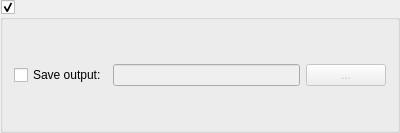
<?xml version="1.0" encoding="UTF-8"?>
<ui version="4.0">
 <class>Mono</class>
 <widget class="QGroupBox" name="Mono">
  <property name="geometry">
   <rect>
    <x>0</x>
    <y>0</y>
    <width>400</width>
    <height>133</height>
   </rect>
  </property>
  <property name="sizePolicy">
   <sizepolicy hsizetype="Minimum" vsizetype="Minimum">
    <horstretch>0</horstretch>
    <verstretch>0</verstretch>
   </sizepolicy>
  </property>
  <property name="windowTitle">
   <string>Frame</string>
  </property>
  <property name="title">
   <string/>
  </property>
  <property name="checkable">
   <bool>true</bool>
  </property>
  <layout class="QVBoxLayout" name="verticalLayout">
   <item>
    <layout class="QHBoxLayout" name="horizontalLayout_2">
     <item>
      <widget class="QCheckBox" name="saveOutput">
       <property name="sizePolicy">
        <sizepolicy hsizetype="Fixed" vsizetype="Fixed">
         <horstretch>0</horstretch>
         <verstretch>0</verstretch>
        </sizepolicy>
       </property>
       <property name="text">
        <string>Save output:</string>
       </property>
      </widget>
     </item>
     <item>
      <widget class="QLineEdit" name="filename">
       <property name="enabled">
        <bool>false</bool>
       </property>
      </widget>
     </item>
     <item>
      <widget class="QPushButton" name="filenameOpen">
       <property name="enabled">
        <bool>false</bool>
       </property>
       <property name="sizePolicy">
        <sizepolicy hsizetype="Fixed" vsizetype="Fixed">
         <horstretch>0</horstretch>
         <verstretch>0</verstretch>
        </sizepolicy>
       </property>
       <property name="text">
        <string>...</string>
       </property>
      </widget>
     </item>
    </layout>
   </item>
  </layout>
 </widget>
 <resources/>
 <connections/>
</ui>
